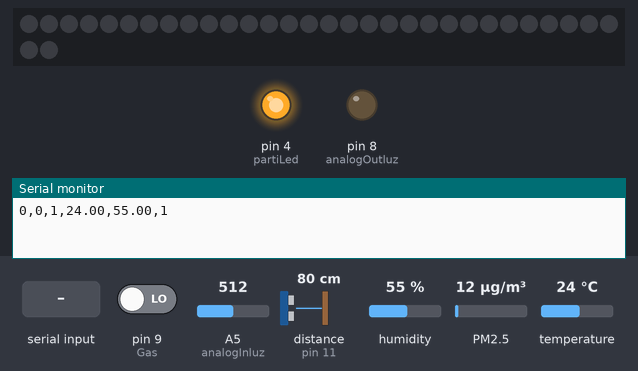
The sketch below on a simulated Arduino Uno, built with avr-gcc and run on an emulated ATmega328P. On the bench: 32 RGB LEDs in strip order, left to right, continuing on the next row, output pins drawn as LEDs (lit = HIGH), the last lines printed to the serial monitor. Wiring (inferred from the names in the program): ultrasonic range finder: trigger pin 10; echo pin 11; dust sensor: data pin 2. The test bench sets the inputs (shaded band); at power-on: A5 (analogInluz) = 512, pin 9 (Gas) LOW, distance to the obstacle (sensor on pin 11) 80 cm, humidity 55 %, PM2.5 12 µg/m³, temperature 24 °C. The echo pulse lasts 58.3 µs per cm; pins used as bus, display or sensor lines are not drawn.

Above: at 1.2 s.
1.3 s: "4" received over Serial
At 1.57 s:
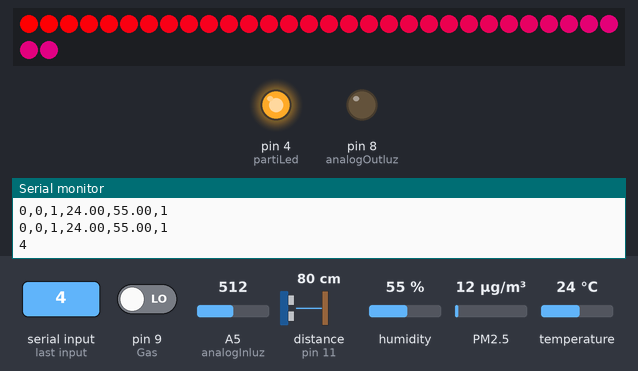
6.7 s: "1" received over Serial
At 10.04 s:
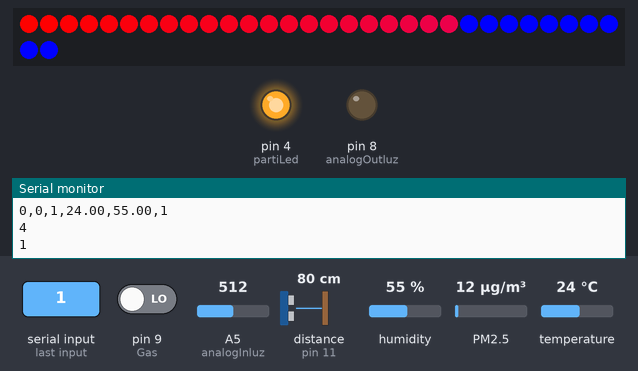
10.5 s: "2" received over Serial
At 12.7 s:
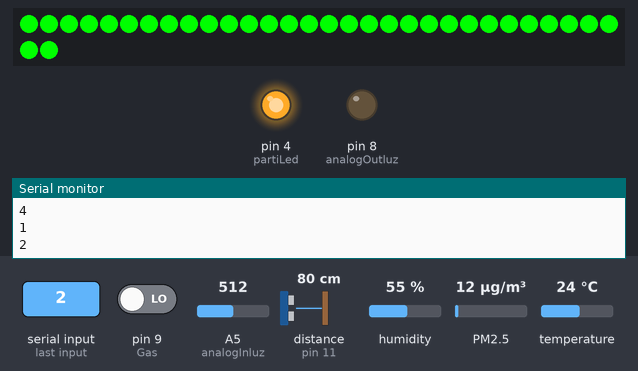
13.1 s: "0" received over Serial
At 14.51 s:
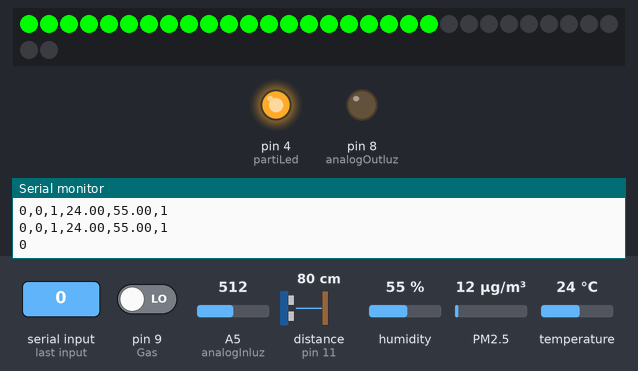
16.5 s: "3" received over Serial
At 19.2 s:
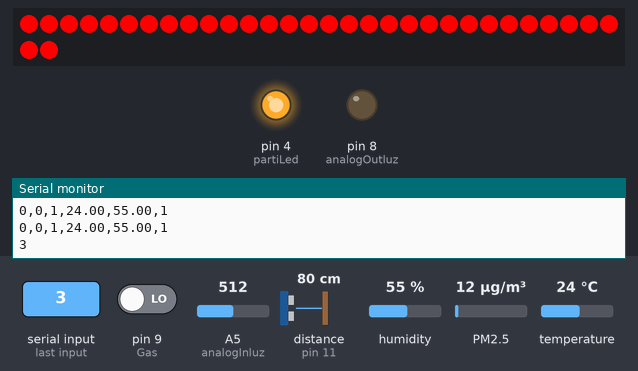
19.9 s: A5 (analogInluz) set to 530
At 22.0 s:
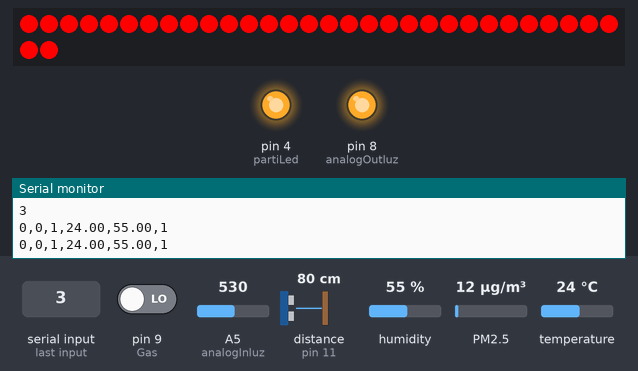
Timing chart, 0 to 23.1 s (numbered marks = the images above; inputs shaded):
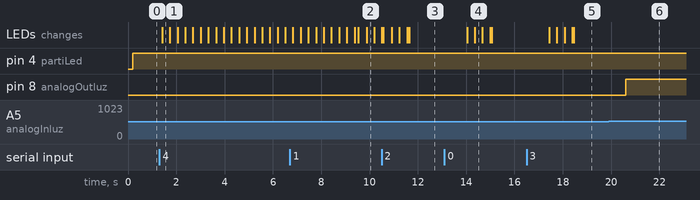

Measured:
- the behaviour switches between 513 and 514 on A5 (analogInluz) (found by bisection; images 5 and 6)
- after the input at 1.3 s, the LEDs: change after 0.11 s (image 1)
- after the input at 6.7 s, the LEDs: first differ from a run without the input after 3.2 s (image 2)
- after the input at 10.5 s, the LEDs: first differ from a run without the input after 0.42 s (image 3 shows a later state)
- after the input at 13.1 s, the LEDs: first change after 0.94 s (image 4 shows a later state)
- after the input at 16.5 s, the LEDs: first change after 0.94 s (image 5 shows a later state)
- after the input at 19.9 s, pin 8 (analogOutluz): LOW → HIGH after 0.71 s

The sketch:

sketch_mar11a.ino
```cpp
#include <Adafruit_NeoPixel.h>
#include <DHT.h>
#include <DHT_U.h>
//#include <ppd42ns.h>

int Gas = 9;
int redLed = 7;
int partisensor = 2;
int partiLed = 4;
//int particulas = 1100;
int TRIG = 10;  //Pin del trigger en el puerto 10
int ECO = 11;   //Pin del eco en el puerto 11
int tiempo;
int dis;
String alarmaSeg;
String alarmaIn;
String alarmaPart;
String luz;
String temperatura;
String humedad;
const int analogInluz = A5; //Analog input pin that the pontetiometer is attached to
const int analogOutluz = 8; //Analog output pin that the LED is attached to
int sensorValue = 0;        //Value read from the pot
int outputValue = 0;        //Value output to the PWM (analog out)
char input;

#define DHTPIN  12
#define DHTTYPE DHT11
#define PIN     3     //Pin
#define N_LEDS  32    //Number of led in total strips

DHT_Unified dht(DHTPIN, DHTTYPE);
Adafruit_NeoPixel strip = Adafruit_NeoPixel(N_LEDS, PIN, NEO_GRB + NEO_KHZ800);


void setup() {
  Serial.begin(9600);

  dht.begin();
  strip.begin();
  pinMode(Gas, INPUT);
  pinMode(TRIG, OUTPUT);  //Trigger como salida
  pinMode(ECO, INPUT);    //Echo como entrada
  pinMode(partiLed, OUTPUT);
  pinMode(partisensor, INPUT);

  sensor_t sensor;
  dht.temperature().getSensor(&sensor);
  dht.humidity().getSensor(&sensor);
}

void loop() {
  //Sensor de luz
  sensorValue = analogRead(analogInluz);
  //Map it to the range of the analog out:
  outputValue = map(sensorValue, 0, 1023, 0, 255);
  analogWrite(analogOutluz, outputValue);
  if (outputValue <= 200){
    luz = "1";
  }
  else {
    luz = "0";
  }
  //Sensor de luz fin


  //Ultrasonido
  digitalWrite(TRIG, HIGH); //Emisión del pulso
  delay(1);                 //Duración
  digitalWrite(TRIG, LOW);  //del sensor
  tiempo = pulseIn(ECO, HIGH);  //Con función pulseIn se espera un pulso
  dis = 1 + tiempo / 58.2;  //Ecuación para convertir el valor de duracion en una distancia dada en cm

  if(dis <= 50){
    alarmaSeg = "1";
  }
  else {
    alarmaSeg = "0";
  }
  //Fin ultrasonido


  //Gas
  if(digitalRead(Gas) == HIGH){
    alarmaIn = "1";
    digitalWrite(7, HIGH);
    digitalWrite(6, LOW);
  }
  else {
    alarmaIn = "0";
    digitalWrite(6, HIGH);
    digitalWrite(7, LOW);
  }
  //Fin gas

  //Temperatura humedad
  //Humedad
  sensors_event_t event;
  dht.humidity().getEvent(&event);
  humedad = event.relative_humidity;
  //Temperatura
  dht.temperature().getEvent(&event);
  temperatura = event.temperature;
  delay(10);
  //Fin temperatura humedad

  //Partículas finas
  int particulas = pulseIn(partisensor,LOW);
  float ratio = particulas / 1000.0; // calcular el ratio (en milisegundos)
  int concentration = ((1.1*pow(ratio,3)-3.8*pow(ratio,2))/5)+((1.1*pow(ratio,3)-3.8*pow(ratio,2))/500)-((1.1*pow(ratio,3)-3.8*pow(ratio,2))/35); // calcular la concentración de partículas en el aire (en pcs/0.01cf)

  if (concentration < 1000){
    alarmaPart = "1";
    digitalWrite(partiLed, HIGH);
  }
  else {
    alarmaPart = "0";
    digitalWrite(partiLed, LOW);
  }
  delay(10);
  //Fin particulas finas


  Serial.println(alarmaIn + "," + alarmaSeg + "," + luz + "," + temperatura + "," + humedad + "," + alarmaPart);

  // Lo comente porque necesito 0 y 1 para hacerlo mas simple
  // el dashboard

  /*
  Serial.println("------------------------------------------------------------------------------------");
  Serial.println("                              Estado de los sensores");
  Serial.println();

  Serial.print("   Alarma de fuga de gas: ");
  if(alarmaIn == "0"){
    Serial.println("Apagada");
  }
  else {
    Serial.println("Encendida");
  }

  Serial.print("   Puerta: ");
  if(alarmaSeg == "0"){
    Serial.println("Cerrada");
  }
  else {
    Serial.println("Abierta");
  }

  Serial.print("   Foco: ");
  if(luz == "0"){
    Serial.println("Apagado");
  }
  else {
    Serial.println("Encendido");
  }

  Serial.println("   Temperatura: " + temperatura);
  Serial.println("   Humedad: " + humedad);

  // Esto estaba comentado
  // Serial.print("Ratio : ");
  // Serial.println(ratio);
  // Serial.print("Duracion : ");
  // Serial.println(particulas);

  Serial.print("   Alarma de Particulas finas por litro (pcs/L): ");
  if(alarmaPart == "0"){
    Serial.println("Apagada");
  }
  else {
    Serial.println("Encendida");
  }
  Serial.println("------------------------------------------------------------------------------------");
  Serial.println();
  Serial.println();
  Serial.println();
  */

  //Encender leds
  while (Serial.available() > 0){
    input = Serial.read();
    Serial.println(input);
    if(input == '0'){
      chase(strip.Color(0, 0, 0));  //Apagado
    }
    if(input == '1'){
      chase(strip.Color(0, 0, 255));  //Azul
    }
    if(input == '2'){
      chase(strip.Color(0, 255, 0));  //Verde
    }
    if(input == '3'){
      chase(strip.Color(255, 0, 0));  //Rojo
    }
    if(input == '4'){
      rainbow(30);
    }
  }
  delay(1000);
}


//Funciones para leds
static void chase(uint32_t c){
  for(uint16_t i = 33; i > 0; i--){
    strip.setPixelColor(i - 1, c);  //Draw new pixel
    strip.show();
    delay(30);
  }
}


void rainbow(uint8_t wait){
  uint16_t i, j;

  for(j = 0; j < 256; j++){
    for (i = 0; i < strip.numPixels(); i++){
      strip.setPixelColor(i, Wheel((i*1+j) & 255));
    }
    strip.show();
    delay(wait);
  }
}


//Input a value 0 to 255 to get a color value
//The colours are a transition r-g-b back to r
uint32_t Wheel(byte WheelPos){
  if (WheelPos > 85){
    return strip.Color(WheelPos * 3, 255 - WheelPos * 3, 0);
  }
  else {
    if (WheelPos <170){
      WheelPos -= 85;
      return strip.Color(255 - WheelPos * 3, 0, WheelPos * 3);
    }
    else {
      WheelPos -= 170;
      return strip.Color(0, WheelPos * 3, 255 - WheelPos * 3);
    }
  }
}
```
